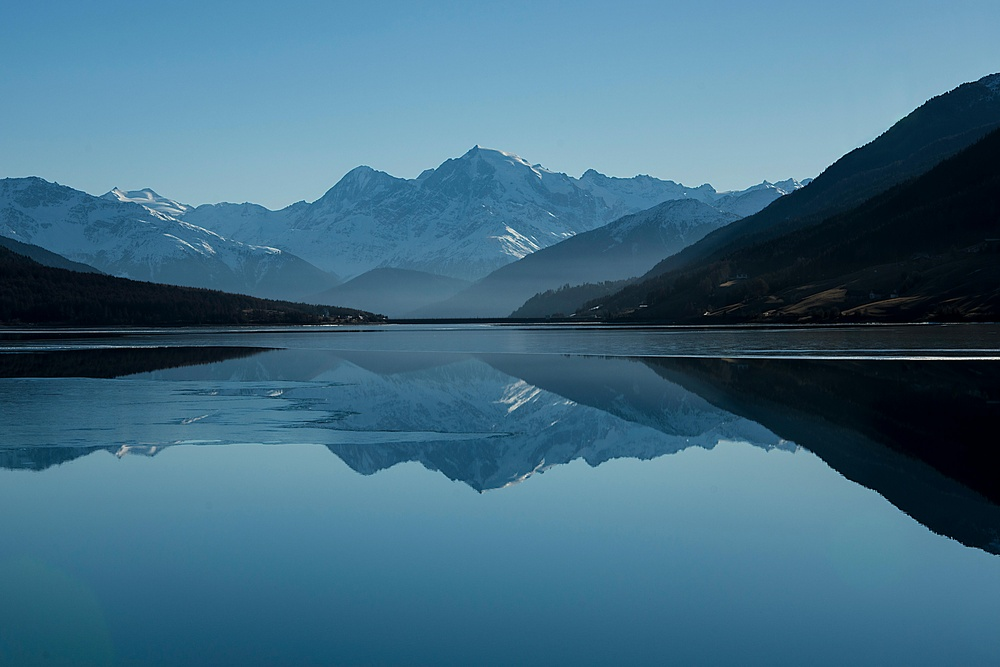
%> input picture inputColor1.jpg, 1000 x 667 px, shrunk from 6000 x 4000 before the run
$ octave adaptive_vs_global.m   (GNU Octave 9; MATLAB toolbox functions it lacks are replaced by stand-ins)
%> lines starting %> are read from the running program, lines starting %| are printed output that depends on the picture
% Read and preprocess image
img = imread('inputColor1.jpg');  % Replace with your image
%> img is the input picture: size 667x1000x3 uint8; mean R, G, B 65, 108.3, 131.6
if size(img, 3) == 3
    gray_img = rgb2gray(img);
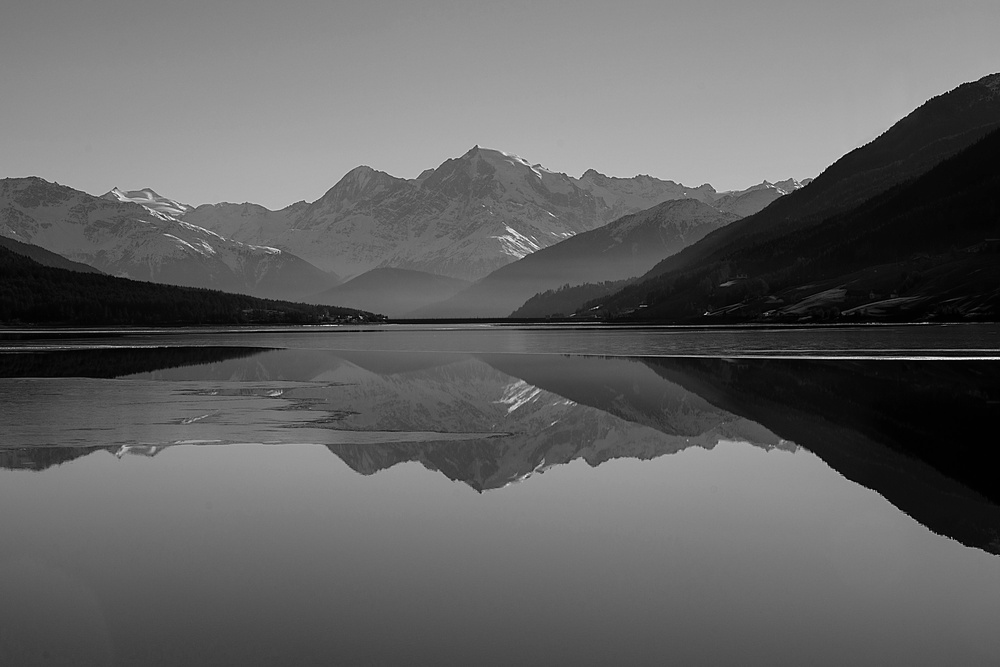
%> gray_img: size 667x1000 uint8; min 0, max 254, mean 98
else
    gray_img = img;
end
gray_img = im2uint8(gray_img);

% Global and Adaptive Equalization
global_eq = histeq(gray_img);
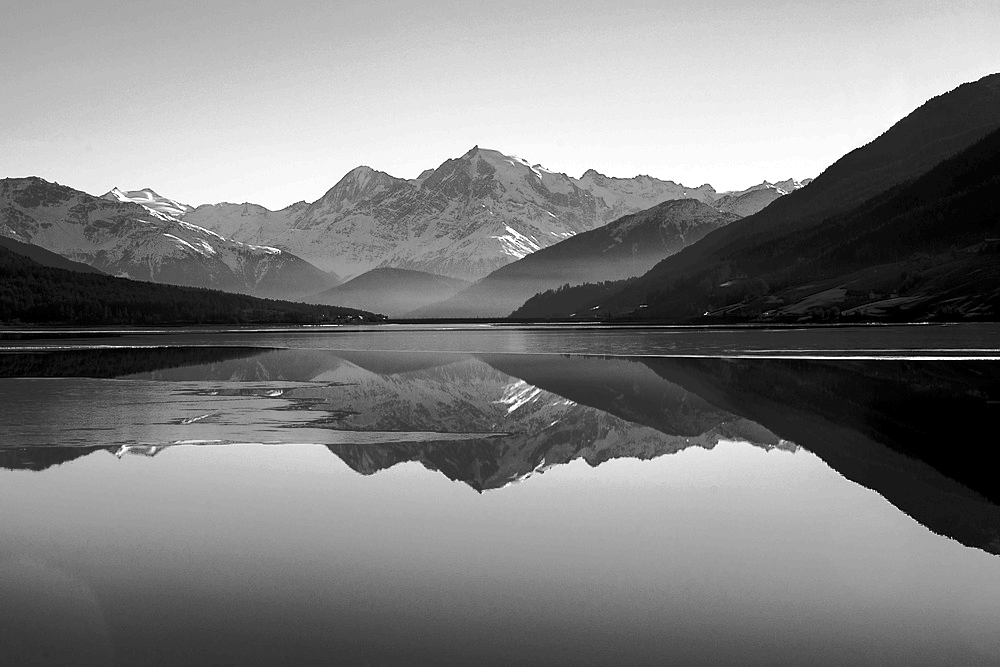
%> global_eq: size 667x1000 uint8; min 0, max 255, mean 126.4
adaptive_eq = adapthisteq(gray_img, 'NumTiles', [8 8], 'ClipLimit', 0.01);
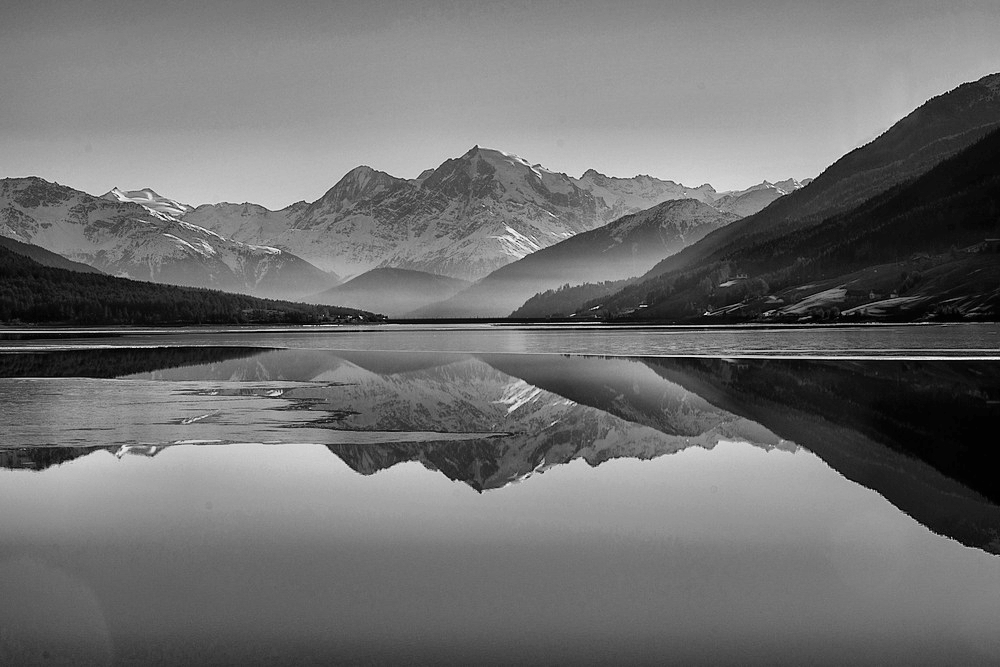
%> adaptive_eq: size 667x1000 uint8; min 0, max 255, mean 111.2

% ---------- Figure 1: Global Histogram Equalization ----------
figure;
subplot(1,2,1);
imshow(global_eq);
title('Global Histogram Equalization');

subplot(1,2,2);
imhist(global_eq);
title('Histogram: Global Equalization');
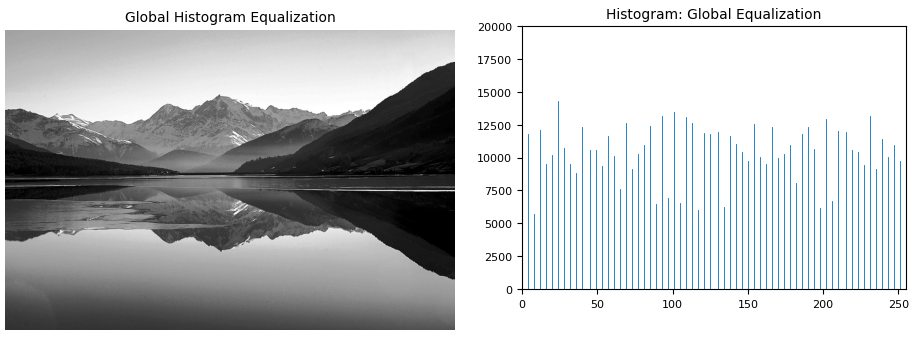
%> figure redrawn from the program's plot data, 2 panels

% ---------- Figure 2: Adaptive Histogram Equalization ----------
figure;
subplot(1,2,1);
imshow(adaptive_eq);
title('Adaptive Histogram Equalization');

subplot(1,2,2);
imhist(adaptive_eq);
title('Histogram: Adaptive Equalization');
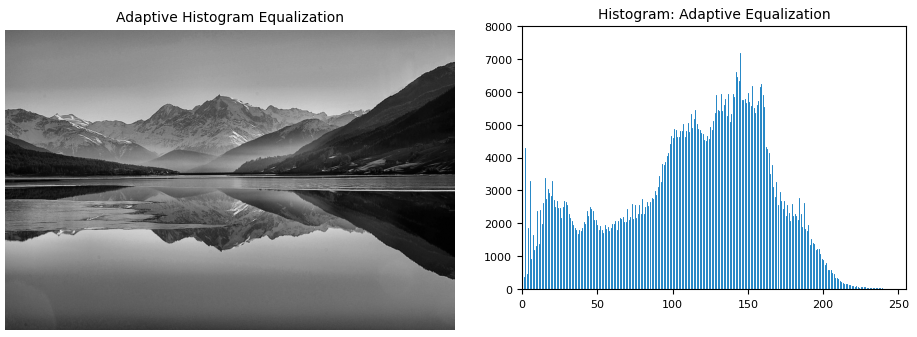
%> figure redrawn from the program's plot data, 2 panels

$ run again, with inputColor2.jpg copied over inputColor1.jpg
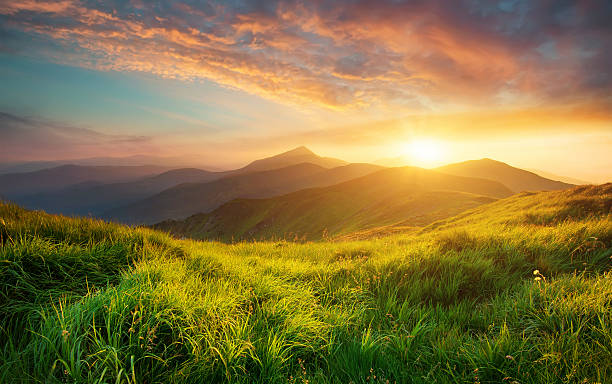
%> input picture inputColor2.jpg, 612 x 384 px
%> img is the input picture: size 384x612x3 uint8; mean R, G, B 134.5, 117.5, 66.6
%> `adaptive_eq = adapthisteq(gray_img, 'NumTiles', [8 8], 'ClipLimit', 0...`:
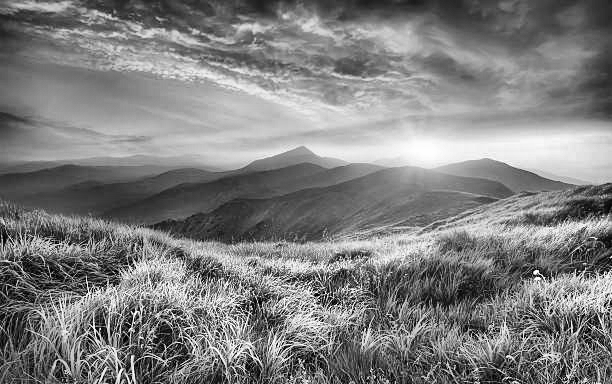
%> adaptive_eq: size 384x612 uint8; min 0, max 255, mean 127.1
%> `title('Histogram: Adaptive Equalization');`:
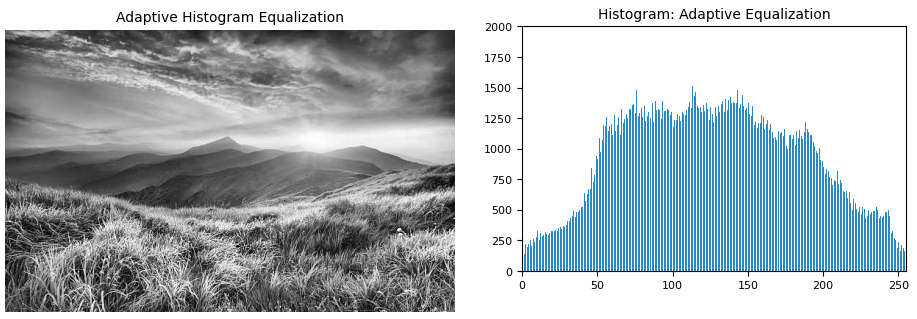
%> figure redrawn from the program's plot data, 2 panels

$ run again, with inputColor3.jpg copied over inputColor1.jpg
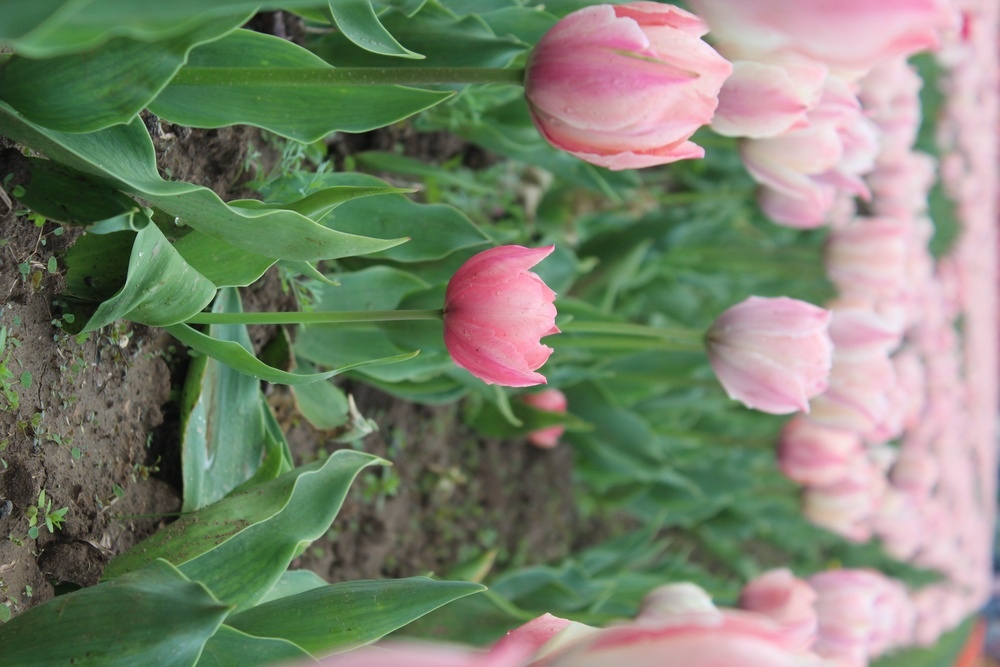
%> input picture inputColor3.jpg, 1000 x 667 px, shrunk from 5184 x 3456 before the run
%> img is the input picture: size 667x1000x3 uint8; mean R, G, B 122.2, 130.4, 109.5
%> `adaptive_eq = adapthisteq(gray_img, 'NumTiles', [8 8], 'ClipLimit', 0...`:
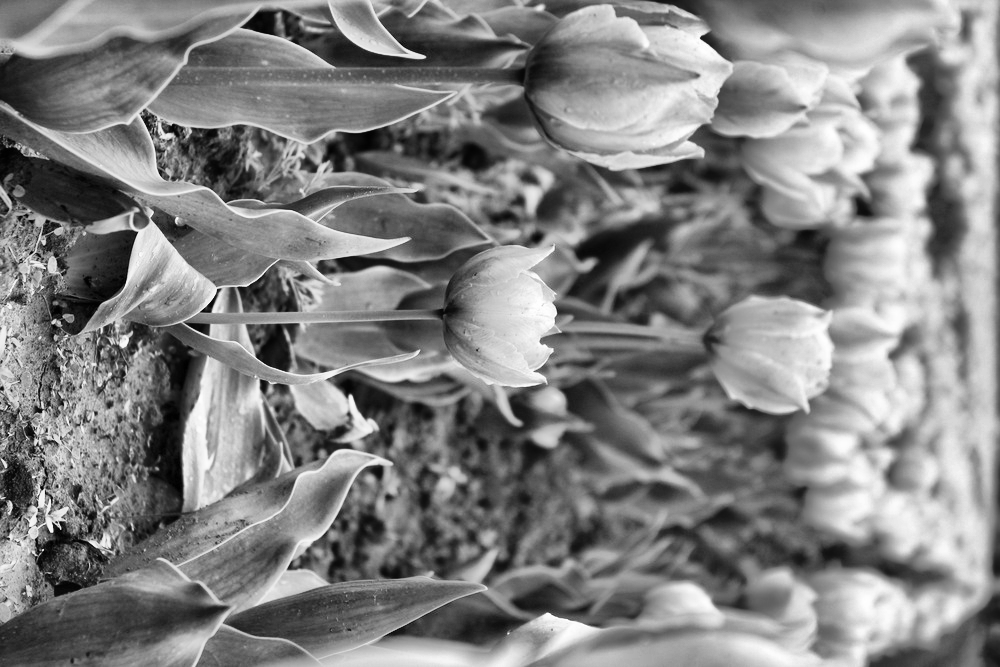
%> adaptive_eq: size 667x1000 uint8; min 0, max 255, mean 130.4
%> `title('Histogram: Adaptive Equalization');`:
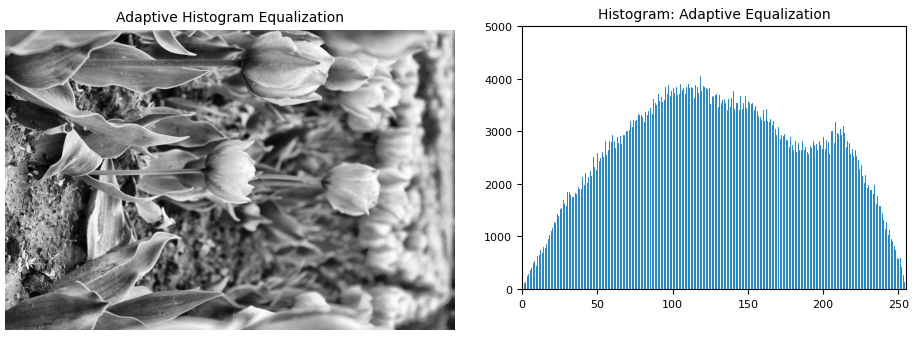
%> figure redrawn from the program's plot data, 2 panels

$ run again, with inputColor4.jpg copied over inputColor1.jpg
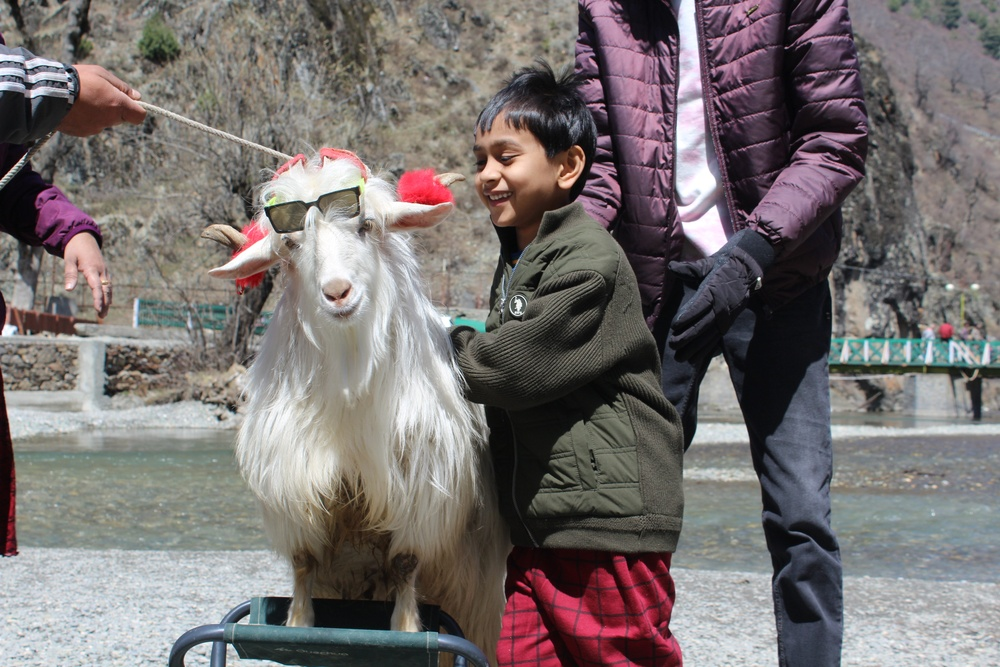
%> input picture inputColor4.jpg, 1000 x 667 px, shrunk from 5184 x 3456 before the run
%> img is the input picture: size 667x1000x3 uint8; mean R, G, B 119.5, 113.2, 112.5
%> `adaptive_eq = adapthisteq(gray_img, 'NumTiles', [8 8], 'ClipLimit', 0...`:
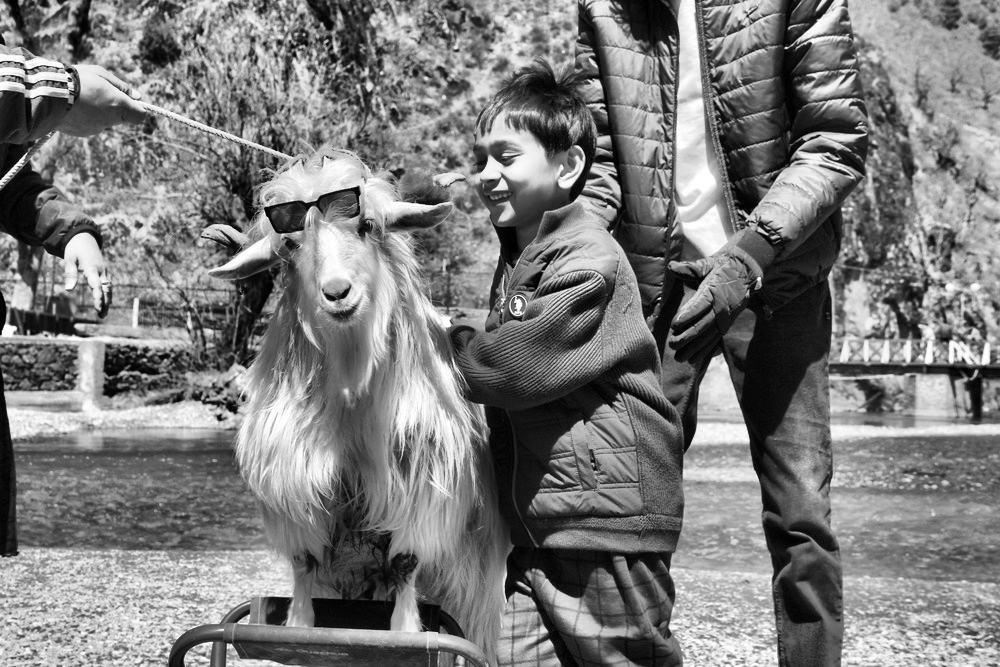
%> adaptive_eq: size 667x1000 uint8; min 0, max 255, mean 123.8
%> `title('Histogram: Adaptive Equalization');`:
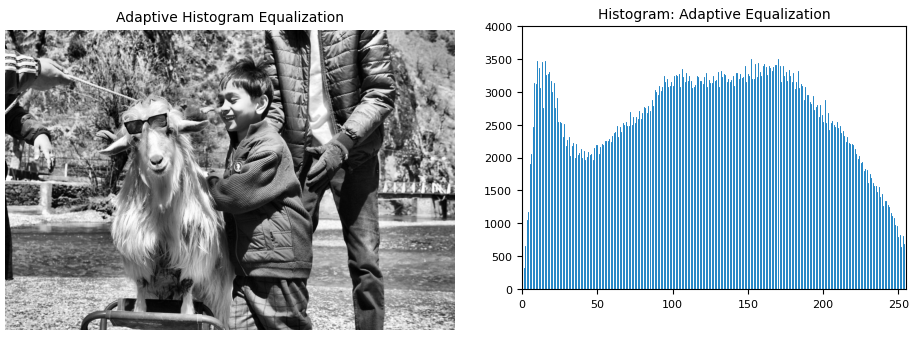
%> figure redrawn from the program's plot data, 2 panels
